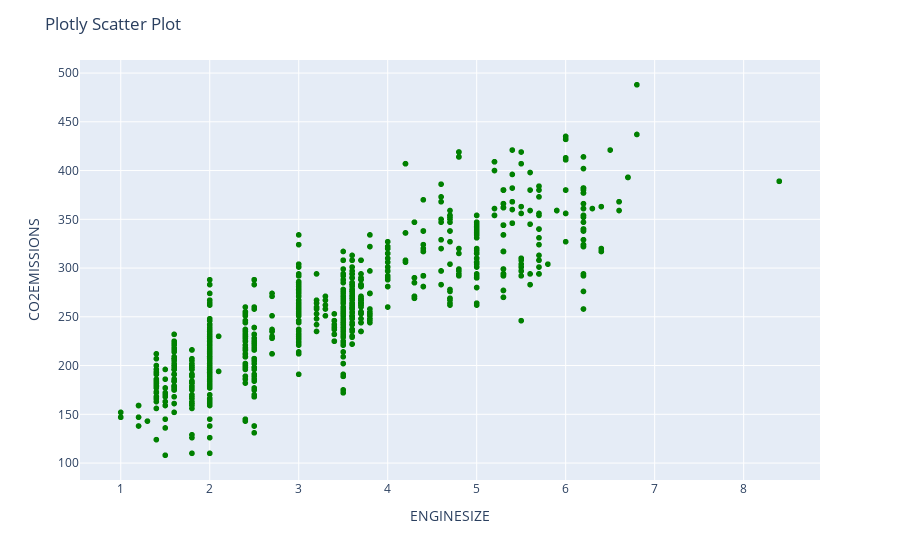

Notebook cell for this chart:
### Code cell
import matplotlib.pyplot as plt
import seaborn as sns
import plotly.express as px
from plotly.subplots import make_subplots
import plotly.graph_objects as go

# Create subplots
fig, axes = plt.subplots(2, 2, figsize=(12, 10))

# Seaborn scatter plot
sns.scatterplot(data=fuel, x="ENGINESIZE", y="CO2EMISSIONS", color="green", ax=axes[0][0])
axes[0][0].set_title("Seaborn Scatter Plot")

# Matplotlib scatter plot 1
axes[0][1].scatter(fuel.ENGINESIZE, fuel.CO2EMISSIONS, color="green")
axes[0][1].set_title("Matplotlib Scatter Plot 1")

# Matplotlib scatter plot 2
axes[1][0].scatter(fuel["ENGINESIZE"], fuel["CO2EMISSIONS"], color="green")
axes[1][0].set_title("Matplotlib Scatter Plot 2")

# Leave space for Plotly mention
axes[1][1].axis('off')
axes[1][1].text(0.1, 0.5, "Plotly is Interactive\nRun Plot Separately", fontsize=12)

plt.tight_layout()
plt.show()

# Plotly interactive plot (run separately)
fig = px.scatter(fuel, x="ENGINESIZE", y="CO2EMISSIONS", color_discrete_sequence=['green'])
fig.update_layout(title="Plotly Scatter Plot")
fig.show()

### Figure 1 — Plotly figure (JSON) as saved in the notebook; plotly's stock layout.template omitted (floating-point values rounded to 4 significant figures; data arrays with more than 128 entries replaced by an {"elided": "..."} marker saying what was removed)
{"data": [{"hovertemplate": "ENGINESIZE=%{x}<br>CO2EMISSIONS=%{y}<extra></extra>", "legendgroup": "", "marker": {"color": "green", "symbol": "circle"}, "mode": "markers", "name": "", "showlegend": false, "type": "scattergl", "x": {"elided": "1067 float values"}, "xaxis": "x", "y": {"elided": "1067 int values"}, "yaxis": "y"}], "layout": {"autosize": true, "legend": {"tracegroupgap": 0}, "margin": {"t": 60}, "title": {"text": "Plotly Scatter Plot"}, "xaxis": {"anchor": "y", "autorange": true, "domain": [0, 1], "range": [0.5152, 8.885], "title": {"text": "ENGINESIZE"}, "type": "linear"}, "yaxis": {"anchor": "x", "autorange": true, "domain": [0, 1], "range": [78.58, 517.4], "title": {"text": "CO2EMISSIONS"}, "type": "linear"}}}
